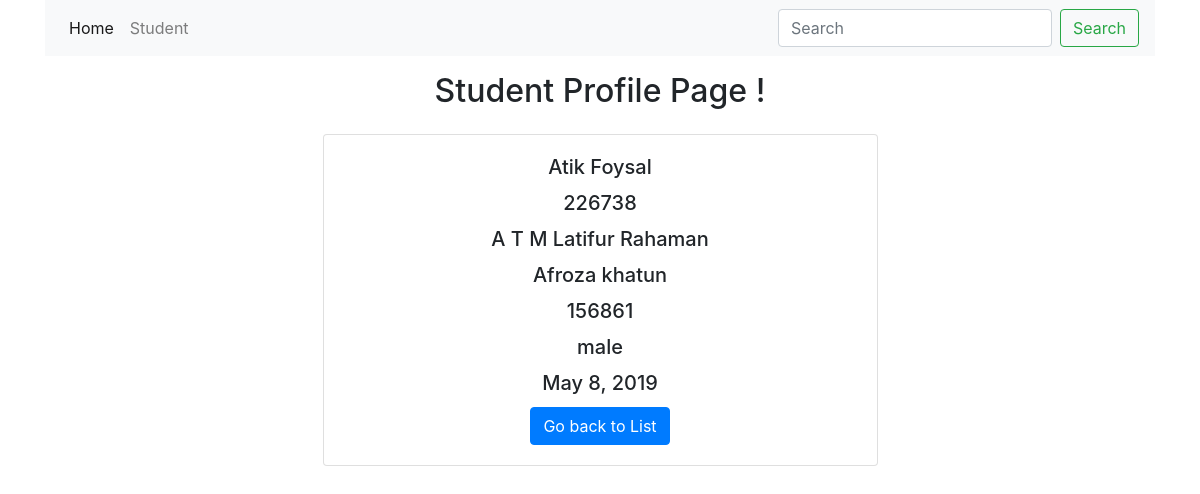
Page /student/profile/226738/ on the committed database.
### sms_app/models.py (models this page shows, shortened)
class Student(models.Model):
    GENDER_CHOICE=(
        ('male','Male'),
        ('female','Female')
    )
    name=models.CharField(max_length=120)
    father=models.CharField(max_length=120)
    mother=models.CharField(max_length=120)
    photo=models.ImageField(upload_to='student_photo/')
    roll=models.IntegerField(unique=True)
    reg=models.IntegerField(unique=True)
    gender=models.CharField(choices=GENDER_CHOICE,max_length=6)
    dob=models.DateField()
    date_time=models.DateTimeField(auto_now_add=True)
    is_delete=models.BooleanField(default=False)

### sms_app/views.py (the view)
# urls.py: path('student/profile/<roll_no>/',student_profile,name="profile"),
def student_profile(request,roll_no):
    student=Student.objects.get(roll=roll_no)
    context={
        'std':student
    }
    return render(request, 'profile.html',context)

### templates/profile.html
{% extends 'base.html' %}
{% block context %}
<h2 class='text-center p-3'>Student Profile Page !</h2>
<div class="card m-auto" style="width: 50%;">
  <div class="card-body text-center">
    <h5 class="card-title">{{ std.name }}</h5>
    <h5 class="card-title">{{ std.roll }}</h5>
    <h5 class="card-title">{{ std.father }}</h5>
    <h5 class="card-title">{{ std.mother }}</h5>
    <h5 class="card-title">{{ std.reg }}</h5>
    <h5 class="card-title">{{ std.gender }}</h5>
    <h5 class="card-title">{{ std.dob }}</h5>
    <a class='btn btn-primary' href="{% url 'student' %}">Go back to List</a>
  </div>
</div>
{% endblock context %}

### rows in the picture
Student: name "Atik Foysal", roll "226738", father "A T M Latifur Rahaman", mother "Afroza khatun", reg "156861", gender "male", dob "May 8, 2019"
